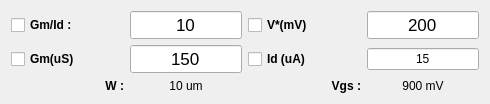
                 <widget class="QWidget" name="tabSyn">
                  <attribute name="title">
                   <string>Syn</string>
                  </attribute>
                  <layout class="QGridLayout" name="gridLayout_7">
                   <item row="0" column="0">
                    <layout class="QVBoxLayout" name="verticalLayout_4" stretch="1,1,1">
                     <item>
                      <layout class="QHBoxLayout" name="horizontalLayout_8" stretch="1,1">
                       <item>
                        <layout class="QHBoxLayout" name="horizontalLayout_27" stretch="1,1">
                         <item>
                          <widget class="QCheckBox" name="checkBoxSynGmId">
                           <property name="font">
                            <font>
                             <weight>75</weight>
                             <bold>true</bold>
                            </font>
                           </property>
                           <property name="text">
                            <string>Gm/Id :</string>
                           </property>
                          </widget>
                         </item>
                         <item>
                          <widget class="QLineEdit" name="lineEditSynGmId">
                           <property name="font">
                            <font>
                             <pointsize>13</pointsize>
                            </font>
                           </property>
                           <property name="text">
                            <string>10</string>
                           </property>
                           <property name="alignment">
                            <set>Qt::AlignCenter</set>
                           </property>
                          </widget>
                         </item>
                        </layout>
                       </item>
                       <item>
                        <layout class="QHBoxLayout" name="horizontalLayout_5" stretch="1,1">
                         <item>
                          <widget class="QCheckBox" name="checkBoxSynVstar">
                           <property name="font">
                            <font>
                             <weight>75</weight>
                             <bold>true</bold>
                            </font>
                           </property>
                           <property name="layoutDirection">
                            <enum>Qt::LeftToRight</enum>
                           </property>
                           <property name="text">
                            <string>V*(mV)</string>
                           </property>
                          </widget>
                         </item>
                         <item>
                          <widget class="QLineEdit" name="lineEditSynVstar">
                           <property name="font">
                            <font>
                             <pointsize>13</pointsize>
                            </font>
                           </property>
                           <property name="text">
                            <string>200</string>
                           </property>
                           <property name="alignment">
                            <set>Qt::AlignCenter</set>
                           </property>
                          </widget>
                         </item>
                        </layout>
                       </item>
                      </layout>
                     </item>
                     <item>
                      <layout class="QHBoxLayout" name="horizontalLayout_7" stretch="1,1">
                       <item>
                        <layout class="QHBoxLayout" name="horizontalLayout_26" stretch="1,1">
                         <item>
                          <widget class="QCheckBox" name="checkBoxSynGm">
                           <property name="font">
                            <font>
                             <weight>75</weight>
                             <bold>true</bold>
                            </font>
                           </property>
                           <property name="text">
                            <string>Gm(uS)</string>
                           </property>
                          </widget>
                         </item>
                         <item>
                          <widget class="QLineEdit" name="lineEditSynGm">
                           <property name="font">
                            <font>
                             <pointsize>13</pointsize>
                            </font>
                           </property>
                           <property name="text">
                            <string>150</string>
                           </property>
                           <property name="alignment">
                            <set>Qt::AlignCenter</set>
                           </property>
                          </widget>
                         </item>
                        </layout>
                       </item>
                       <item>
                        <layout class="QHBoxLayout" name="horizontalLayout_12" stretch="1,1">
                         <item>
                          <widget class="QCheckBox" name="checkBoxSynId">
                           <property name="font">
                            <font>
                             <weight>75</weight>
                             <bold>true</bold>
                            </font>
                           </property>
                           <property name="text">
                            <string>Id (uA)</string>
                           </property>
                          </widget>
                         </item>
                         <item>
                          <widget class="QLineEdit" name="lineEditSynId">
                           <property name="text">
                            <string>15</string>
                           </property>
                           <property name="alignment">
                            <set>Qt::AlignCenter</set>
                           </property>
                          </widget>
                         </item>
                        </layout>
                       </item>
                      </layout>
                     </item>
                     <item>
                      <layout class="QHBoxLayout" name="horizontalLayout_78" stretch="1,1">
                       <item>
                        <layout class="QHBoxLayout" name="horizontalLayout_10">
                         <item>
                          <widget class="QLabel" name="titleSynWidth">
                           <property name="font">
                            <font>
                             <weight>75</weight>
                             <bold>true</bold>
                            </font>
                           </property>
                           <property name="text">
                            <string>W :</string>
                           </property>
                           <property name="alignment">
                            <set>Qt::AlignRight|Qt::AlignTrailing|Qt::AlignVCenter</set>
                           </property>
                          </widget>
                         </item>
                         <item>
                          <widget class="QLabel" name="labelSynW">
                           <property name="text">
                            <string>10 um</string>
                           </property>
                           <property name="alignment">
                            <set>Qt::AlignCenter</set>
                           </property>
                          </widget>
                         </item>
                        </layout>
                       </item>
                       <item>
                        <layout class="QHBoxLayout" name="horizontalLayout_76" stretch="1,1">
                         <item>
                          <widget class="QLabel" name="titleSynVgs">
                           <property name="font">
                            <font>
                             <weight>75</weight>
                             <bold>true</bold>
                            </font>
                           </property>
                           <property name="text">
                            <string>Vgs :</string>
                           </property>
                           <property name="alignment">
                            <set>Qt::AlignRight|Qt::AlignTrailing|Qt::AlignVCenter</set>
                           </property>
                          </widget>
                         </item>
                         <item>
                          <widget class="QLabel" name="labelSynVgs">
                           <property name="text">
                            <string>900 mV</string>
                           </property>
                           <property name="alignment">
                            <set>Qt::AlignCenter</set>
                           </property>
                          </widget>
                         </item>
                        </layout>
                       </item>
                      </layout>
                     </item>
                    </layout>
                   </item>
                  </layout>
                 </widget>
